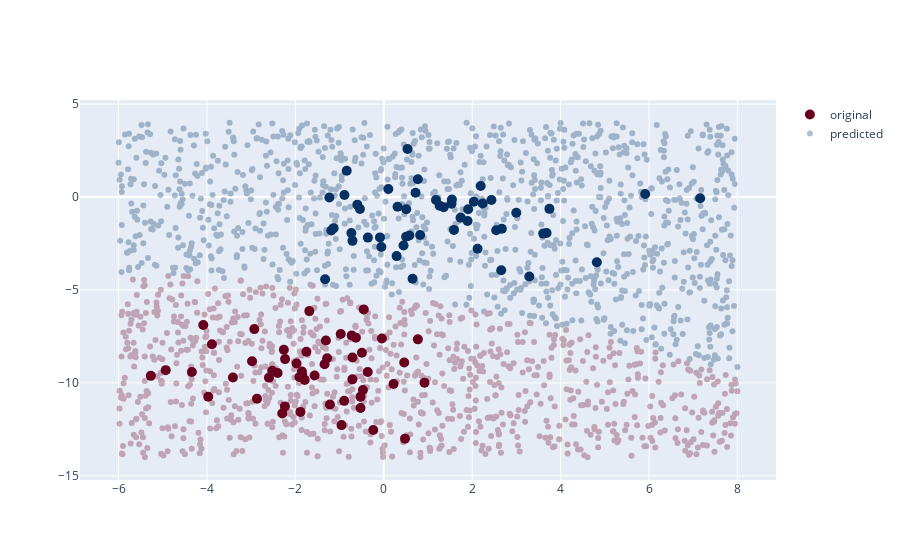

Notebook cell for this chart:
### Code cell
import plotly.graph_objects as go

fig = go.Figure()
mark = dict(color=y, colorscale="RdBu", size=10)

fig.add_scatter(x=X[:, 0], y=X[:, 1], mode="markers", marker=dict(color=y, colorscale="RdBu", size=10), name="original")
fig.add_scatter(x=Xnew[:, 0], y=Xnew[:, 1], mode="markers", marker=dict(color=ynew, colorscale="RdBu"), opacity=0.3, name="predicted")
